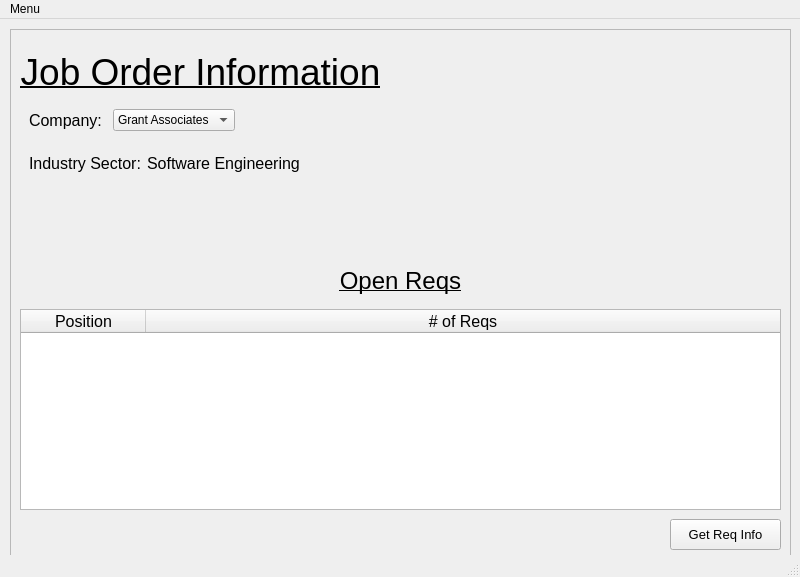
<?xml version="1.0" encoding="UTF-8"?>
<ui version="4.0">
 <class>MainWindow</class>
 <widget class="QMainWindow" name="MainWindow">
  <property name="geometry">
   <rect>
    <x>0</x>
    <y>0</y>
    <width>800</width>
    <height>577</height>
   </rect>
  </property>
  <property name="windowTitle">
   <string>MainWindow</string>
  </property>
  <widget class="QWidget" name="centralwidget">
   <widget class="QTableWidget" name="open_reqs_table">
    <property name="geometry">
     <rect>
      <x>20</x>
      <y>290</y>
      <width>761</width>
      <height>201</height>
     </rect>
    </property>
    <property name="sizePolicy">
     <sizepolicy hsizetype="Expanding" vsizetype="Expanding">
      <horstretch>0</horstretch>
      <verstretch>0</verstretch>
     </sizepolicy>
    </property>
    <property name="font">
     <font>
      <pointsize>12</pointsize>
      <underline>false</underline>
     </font>
    </property>
    <property name="accessibleName">
     <string notr="true"/>
    </property>
    <property name="accessibleDescription">
     <string/>
    </property>
    <property name="layoutDirection">
     <enum>Qt::LeftToRight</enum>
    </property>
    <property name="autoFillBackground">
     <bool>false</bool>
    </property>
    <property name="rowCount">
     <number>0</number>
    </property>
    <attribute name="horizontalHeaderCascadingSectionResizes">
     <bool>false</bool>
    </attribute>
    <attribute name="horizontalHeaderDefaultSectionSize">
     <number>125</number>
    </attribute>
    <attribute name="horizontalHeaderStretchLastSection">
     <bool>true</bool>
    </attribute>
    <attribute name="verticalHeaderVisible">
     <bool>false</bool>
    </attribute>
    <column>
     <property name="text">
      <string>Position</string>
     </property>
     <property name="background">
      <color>
       <red>200</red>
       <green>200</green>
       <blue>200</blue>
      </color>
     </property>
    </column>
    <column>
     <property name="text">
      <string># of Reqs</string>
     </property>
     <property name="background">
      <color>
       <red>200</red>
       <green>200</green>
       <blue>200</blue>
      </color>
     </property>
    </column>
   </widget>
   <widget class="QToolButton" name="toolButton_2">
    <property name="geometry">
     <rect>
      <x>670</x>
      <y>500</y>
      <width>111</width>
      <height>31</height>
     </rect>
    </property>
    <property name="font">
     <font>
      <pointsize>10</pointsize>
     </font>
    </property>
    <property name="text">
     <string>Get Req Info</string>
    </property>
    <property name="checkable">
     <bool>false</bool>
    </property>
    <property name="autoRepeat">
     <bool>false</bool>
    </property>
   </widget>
   <widget class="QFrame" name="frame">
    <property name="geometry">
     <rect>
      <x>10</x>
      <y>10</y>
      <width>781</width>
      <height>551</height>
     </rect>
    </property>
    <property name="frameShape">
     <enum>QFrame::StyledPanel</enum>
    </property>
    <property name="frameShadow">
     <enum>QFrame::Raised</enum>
    </property>
    <widget class="QLabel" name="job_order_label">
     <property name="geometry">
      <rect>
       <x>10</x>
       <y>20</y>
       <width>361</width>
       <height>45</height>
      </rect>
     </property>
     <property name="font">
      <font>
       <pointsize>28</pointsize>
       <underline>true</underline>
      </font>
     </property>
     <property name="text">
      <string>Job Order Information</string>
     </property>
     <property name="alignment">
      <set>Qt::AlignCenter</set>
     </property>
    </widget>
    <widget class="QWidget" name="gridLayoutWidget">
     <property name="geometry">
      <rect>
       <x>19</x>
       <y>80</y>
       <width>341</width>
       <height>80</height>
      </rect>
     </property>
     <layout class="QGridLayout" name="gridLayout_2">
      <item row="0" column="0">
       <layout class="QHBoxLayout" name="horizontalLayout_4">
        <item>
         <widget class="QLabel" name="company_data">
          <property name="font">
           <font>
            <pointsize>12</pointsize>
            <underline>false</underline>
           </font>
          </property>
          <property name="text">
           <string>Company: </string>
          </property>
         </widget>
        </item>
        <item>
         <widget class="QComboBox" name="company_comboBox">
          <item>
           <property name="text">
            <string>Grant Associates</string>
           </property>
          </item>
         </widget>
        </item>
        <item>
         <spacer name="horizontalSpacer_4">
          <property name="orientation">
           <enum>Qt::Horizontal</enum>
          </property>
          <property name="sizeType">
           <enum>QSizePolicy::Expanding</enum>
          </property>
          <property name="sizeHint" stdset="0">
           <size>
            <width>40</width>
            <height>20</height>
           </size>
          </property>
         </spacer>
        </item>
       </layout>
      </item>
      <item row="1" column="0">
       <layout class="QHBoxLayout" name="horizontalLayout_5">
        <item>
         <widget class="QLabel" name="is_data">
          <property name="font">
           <font>
            <pointsize>12</pointsize>
            <underline>false</underline>
           </font>
          </property>
          <property name="text">
           <string>Industry Sector:</string>
          </property>
         </widget>
        </item>
        <item>
         <widget class="QLabel" name="is_label">
          <property name="font">
           <font>
            <pointsize>12</pointsize>
            <underline>false</underline>
           </font>
          </property>
          <property name="text">
           <string>Software Engineering</string>
          </property>
         </widget>
        </item>
        <item>
         <spacer name="horizontalSpacer_5">
          <property name="orientation">
           <enum>Qt::Horizontal</enum>
          </property>
          <property name="sizeType">
           <enum>QSizePolicy::Expanding</enum>
          </property>
          <property name="sizeHint" stdset="0">
           <size>
            <width>40</width>
            <height>20</height>
           </size>
          </property>
         </spacer>
        </item>
       </layout>
      </item>
     </layout>
    </widget>
    <widget class="QLabel" name="open_reqs_label">
     <property name="geometry">
      <rect>
       <x>10</x>
       <y>230</y>
       <width>761</width>
       <height>45</height>
      </rect>
     </property>
     <property name="font">
      <font>
       <pointsize>28</pointsize>
       <underline>true</underline>
      </font>
     </property>
     <property name="text">
      <string>&lt;html&gt;&lt;head/&gt;&lt;body&gt;&lt;p&gt;&lt;span style=&quot; font-size:18pt;&quot;&gt;Open Reqs&lt;/span&gt;&lt;/p&gt;&lt;/body&gt;&lt;/html&gt;</string>
     </property>
     <property name="alignment">
      <set>Qt::AlignCenter</set>
     </property>
    </widget>
   </widget>
   <zorder>frame</zorder>
   <zorder>open_reqs_table</zorder>
   <zorder>toolButton_2</zorder>
  </widget>
  <widget class="QMenuBar" name="menubar">
   <property name="geometry">
    <rect>
     <x>0</x>
     <y>0</y>
     <width>800</width>
     <height>21</height>
    </rect>
   </property>
   <widget class="QMenu" name="menuMenu">
    <property name="title">
     <string>Menu</string>
    </property>
    <addaction name="actionAdd"/>
   </widget>
   <addaction name="menuMenu"/>
  </widget>
  <widget class="QStatusBar" name="statusbar"/>
  <action name="actionAdd">
   <property name="text">
    <string>Add</string>
   </property>
  </action>
 </widget>
 <resources/>
 <connections/>
</ui>
